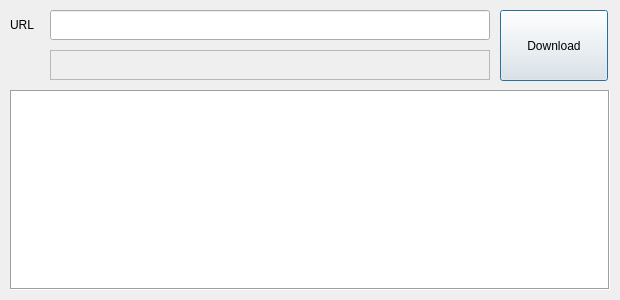
<?xml version="1.0" encoding="UTF-8"?>
<ui version="4.0">
 <class>DownloadSongDialog</class>
 <widget class="QDialog" name="DownloadSongDialog">
  <property name="geometry">
   <rect>
    <x>0</x>
    <y>0</y>
    <width>620</width>
    <height>300</height>
   </rect>
  </property>
  <property name="sizePolicy">
   <sizepolicy hsizetype="Expanding" vsizetype="Expanding">
    <horstretch>0</horstretch>
    <verstretch>0</verstretch>
   </sizepolicy>
  </property>
  <property name="contextMenuPolicy">
   <enum>Qt::DefaultContextMenu</enum>
  </property>
  <property name="windowTitle">
   <string>Song Downloader</string>
  </property>
  <property name="windowIcon">
   <iconset theme="emblem-downloads"/>
  </property>
  <property name="autoFillBackground">
   <bool>false</bool>
  </property>
  <widget class="QLineEdit" name="song_url_input_box">
   <property name="geometry">
    <rect>
     <x>50</x>
     <y>10</y>
     <width>440</width>
     <height>30</height>
    </rect>
   </property>
   <property name="inputMethodHints">
    <set>Qt::ImhNone</set>
   </property>
  </widget>
  <widget class="QPushButton" name="download_button">
   <property name="geometry">
    <rect>
     <x>500</x>
     <y>10</y>
     <width>108</width>
     <height>71</height>
    </rect>
   </property>
   <property name="text">
    <string>Download</string>
   </property>
   <property name="icon">
    <iconset theme="document-save"/>
   </property>
  </widget>
  <widget class="QListWidget" name="download_progress_list">
   <property name="geometry">
    <rect>
     <x>10</x>
     <y>90</y>
     <width>600</width>
     <height>200</height>
    </rect>
   </property>
   <property name="frameShape">
    <enum>QFrame::Box</enum>
   </property>
   <property name="frameShadow">
    <enum>QFrame::Sunken</enum>
   </property>
   <property name="sizeAdjustPolicy">
    <enum>QAbstractScrollArea::AdjustIgnored</enum>
   </property>
   <property name="editTriggers">
    <set>QAbstractItemView::NoEditTriggers</set>
   </property>
   <property name="dragEnabled">
    <bool>false</bool>
   </property>
   <property name="dragDropMode">
    <enum>QAbstractItemView::DragOnly</enum>
   </property>
   <property name="defaultDropAction">
    <enum>Qt::IgnoreAction</enum>
   </property>
   <property name="alternatingRowColors">
    <bool>true</bool>
   </property>
   <property name="selectionMode">
    <enum>QAbstractItemView::NoSelection</enum>
   </property>
   <property name="movement">
    <enum>QListView::Snap</enum>
   </property>
   <property name="resizeMode">
    <enum>QListView::Fixed</enum>
   </property>
   <property name="spacing">
    <number>5</number>
   </property>
   <property name="viewMode">
    <enum>QListView::ListMode</enum>
   </property>
   <property name="selectionRectVisible">
    <bool>false</bool>
   </property>
  </widget>
  <widget class="QLabel" name="warning_label">
   <property name="enabled">
    <bool>true</bool>
   </property>
   <property name="geometry">
    <rect>
     <x>10</x>
     <y>90</y>
     <width>600</width>
     <height>31</height>
    </rect>
   </property>
   <property name="font">
    <font>
     <bold>false</bold>
     <kerning>true</kerning>
    </font>
   </property>
   <property name="layoutDirection">
    <enum>Qt::LeftToRight</enum>
   </property>
   <property name="styleSheet">
    <string notr="true">background-color: rgba(255, 255, 255, 0);
color: rgb(224, 27, 36);</string>
   </property>
   <property name="text">
    <string/>
   </property>
   <property name="alignment">
    <set>Qt::AlignCenter</set>
   </property>
   <property name="textInteractionFlags">
    <set>Qt::NoTextInteraction</set>
   </property>
  </widget>
  <widget class="QLabel" name="dir_label">
   <property name="geometry">
    <rect>
     <x>50</x>
     <y>50</y>
     <width>440</width>
     <height>30</height>
    </rect>
   </property>
   <property name="contextMenuPolicy">
    <enum>Qt::NoContextMenu</enum>
   </property>
   <property name="acceptDrops">
    <bool>true</bool>
   </property>
   <property name="autoFillBackground">
    <bool>false</bool>
   </property>
   <property name="styleSheet">
    <string notr="true">border-color: rgb(61, 56, 70);</string>
   </property>
   <property name="frameShape">
    <enum>QFrame::StyledPanel</enum>
   </property>
   <property name="text">
    <string/>
   </property>
  </widget>
  <widget class="QPushButton" name="dir_select_button">
   <property name="geometry">
    <rect>
     <x>10</x>
     <y>50</y>
     <width>30</width>
     <height>30</height>
    </rect>
   </property>
   <property name="contextMenuPolicy">
    <enum>Qt::PreventContextMenu</enum>
   </property>
   <property name="styleSheet">
    <string notr="true">background-color: qlineargradient(spread:pad, x1:0, y1:0, x2:1, y2:1, stop:0 rgba(0, 0, 0, 0));
font: 17pt &quot;Ubuntu&quot;;
border:none;</string>
   </property>
   <property name="text">
    <string/>
   </property>
   <property name="icon">
    <iconset theme="folder"/>
   </property>
   <property name="iconSize">
    <size>
     <width>25</width>
     <height>25</height>
    </size>
   </property>
  </widget>
  <widget class="QLabel" name="url_label">
   <property name="geometry">
    <rect>
     <x>10</x>
     <y>10</y>
     <width>30</width>
     <height>30</height>
    </rect>
   </property>
   <property name="text">
    <string>URL</string>
   </property>
  </widget>
  <zorder>song_url_input_box</zorder>
  <zorder>download_button</zorder>
  <zorder>download_progress_list</zorder>
  <zorder>dir_label</zorder>
  <zorder>dir_select_button</zorder>
  <zorder>url_label</zorder>
  <zorder>warning_label</zorder>
 </widget>
 <resources/>
 <connections/>
</ui>
